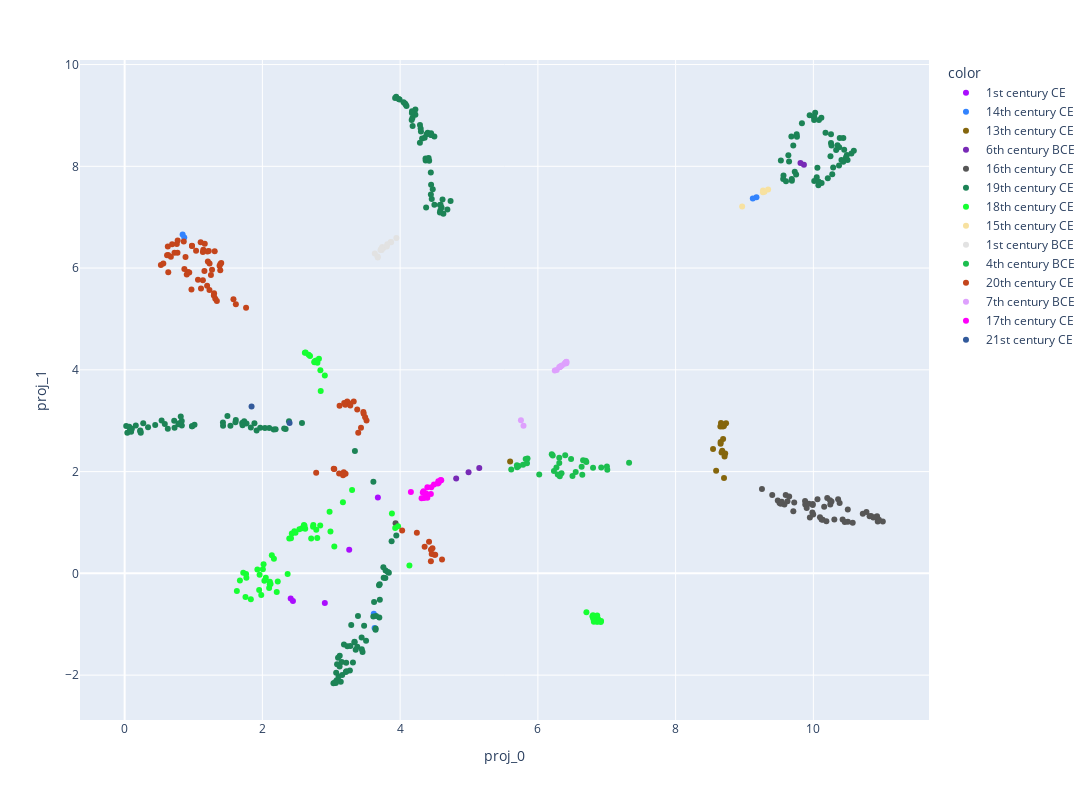

Source (notebook cell):
### Code cell
fig = px.scatter(data_frame = library_newtext,
                 x='proj_0',
                 y='proj_1',
                 width=1200,
                 height=800,
                 color= library_newtext['authorcentury'].astype('category'),
                 color_discrete_sequence=px.colors.qualitative.Alphabet, #Dark24
                 hover_data= ['title']
                 )

fig.show()

### Figure 1 — Plotly figure (JSON) as saved in the notebook; plotly's stock layout.template omitted (floating-point values rounded to 4 significant figures; data arrays with more than 128 entries replaced by an {"elided": "..."} marker saying what was removed)
{"data": [{"customdata": [["Apocolocyntosis"], ["L. Annaeus Seneca on Benefits"], ["Two Tragedies of Seneca: Medea and The Daughters of Troy: Rendered into English Verse"], ["Seneca's Morals of a Happy Life, Benefits, Anger and Clemency"], ["Minor Dialogues, Together With the Dialogue on Clemency"]], "hovertemplate": "color=1st century CE<br>proj_0=%{x}<br>proj_1=%{y}<br>title=%{customdata[0]}<extra></extra>", "legendgroup": "1st century CE", "marker": {"color": "#AA0DFE", "symbol": "circle"}, "mode": "markers", "name": "1st century CE", "orientation": "v", "showlegend": true, "type": "scatter", "x": [3.677, 2.907, 3.261, 2.411, 2.444], "xaxis": "x", "y": [1.491, -0.5801, 0.4644, -0.4935, -0.5432], "yaxis": "y"}, {"customdata": [["La Fiammetta"], ["The Decameron, Volume II"], ["The Decameron of Giovanni Boccaccio"], ["The Decameron, Volume I"], ["The Decameron (Day 1 to Day 5): Containing an hundred pleasant Novels"], ["The Decameron (Day 6 to Day 10): Containing an hundred pleasant Novels"]], "hovertemplate": "color=14th century CE<br>proj_0=%{x}<br>proj_1=%{y}<br>title=%{customdata[0]}<extra></extra>", "legendgroup": "14th century CE", "marker": {"color": "#3283FE", "symbol": "circle"}, "mode": "markers", "name": "14th century CE", "orientation": "v", "showlegend": true, "type": "scatter", "x": [9.174, 3.618, 3.629, 9.121, 0.8419, 0.8657], "xaxis": "x", "y": [7.391, -0.7949, -1.076, 7.366, 6.662, 6.6], "yaxis": "y"}, {"customdata": [["Divine Comedy, Longfellow's Translation, Hell"], ["Divine Comedy, Longfellow's Translation, Purgatory"], ["Divine Comedy, Longfellow's Translation, Paradise"], ["Divine Comedy, Longfellow's Translation, Complete"], ["Divine Comedy, Cary's Translation, Hell"], ["Divine Comedy, Cary's Translation, Purgatory"], ["Divine Comedy, Cary's Translation, Paradise"], ["Divine Comedy, Cary's Translation, Complete"], ["The Banquet (Il Convito)"], ["The Divine Comedy, Volume 1, Hell"], ["The Divine Comedy, Volume 2, Purgatory"], ["The Divine Comedy, Volume 3, Paradise"], ["The New Life (La Vita Nuova)"], ["The Divine Comedy of Dante Alighieri: The Inferno"], ["The Vision of Dante: A story for little children and a talk to their mothers: (Second Edition)"], ["The vision of hell.: By Dante Alighieri.; Translated by Rev. Henry Francis Cary, M.A.; and illustrated with the seventy-five designs of Gustave Doré."], ["The Divine Comedy by Dante, Illustrated, Purgatory, Complete"], ["The Divine Comedy by Dante, Illustrated, Paradise, Complete"], ["The divine comedy"]], "hovertemplate": "color=13th century CE<br>proj_0=%{x}<br>proj_1=%{y}<br>title=%{customdata[0]}<extra></extra>", "legendgroup": "13th century CE", "marker": {"color": "#85660D", "symbol": "circle"}, "mode": "markers", "name": "13th century CE", "orientation": "v", "showlegend": true, "type": "scatter", "x": [8.544, 8.689, 8.653, 8.653, 8.687, 8.703, 8.659, 8.65, 8.588, 8.677, 8.667, 8.72, 8.703, 8.711, 5.597, 8.701, 8.732, 8.687, 8.678], "xaxis": "x", "y": [2.443, 2.642, 2.546, 2.58, 2.887, 2.926, 2.955, 2.888, 2.018, 2.412, 2.373, 2.356, 1.873, 2.298, 2.199, 2.894, 2.952, 2.908, 2.928], "yaxis": "y"}, {"customdata": [["Chinese Literature: Comprising the Analects of Confucius, the Sayings of Mencius, the Shi-King, the Travels of Fâ-Hien, and the Sorrows of Han"], ["The Sayings of Confucius"], ["The Analects of Confucius (from the Chinese Classics)"], ["The Wisdom of Confucius: with Critical and Biographical Sketches"], ["The Sayings of Confucius: A New Translation of the Greater Part of the Confucian Analects"]], "hovertemplate": "color=6th century BCE<br>proj_0=%{x}<br>proj_1=%{y}<br>title=%{customdata[0]}<extra></extra>", "legendgroup": "6th century BCE", "marker": {"color": "#782AB6", "symbol": "circle"}, "mode": "markers", "name": "6th century BCE", "orientation": "v", "showlegend": true, "type": "scatter", "x": [9.863, 4.993, 5.149, 9.813, 4.814], "xaxis": "x", "y": [8.033, 1.989, 2.072, 8.065, 1.864], "yaxis": "y"}, {"customdata": [["The Complete Works of William Shakespeare"], ["Shakespeare's Sonnets"], ["Venus and Adonis"], ["King Richard III"], ["The Tragedy of Titus Andronicus"], ["The Taming of the Shrew"], ["The Tragedy of Romeo and Juliet"], ["As You Like It"], ["The Tragedy of Macbeth"], ["King Richard III"], ["The Taming of the Shrew"], ["Romeo and Juliet"], ["A Midsummer Night's Dream"], ["The Merchant of Venice"], ["King Henry IV, the First Part"], ["Much Ado about Nothing"], ["The Life of King Henry V"], ["Julius Caesar"], ["As You Like It"], ["Hamlet, Prince of Denmark"], ["Twelfth Night; Or, What You Will"], ["All's Well That Ends Well"], ["Othello, the Moor of Venice"], ["The Tragedy of King Lear"], ["Macbeth"], ["Antony and Cleopatra"], ["The Winter's Tale"], ["The Tempest"], ["Sir Thomas More"], ["Romeo and Juliet"], ["Julius Caesar"], ["Hamlet"], ["King Lear"], ["A Midsummer Night's Dream"], ["The Merchant of Venice"], ["Twelfth Night"], ["Henry V"], ["Macbeth"], ["Hamlet"], ["Othello"], ["Shakespeare's First Folio"], ["The Tempest: The Works of William Shakespeare [Cambridge Edition] [9 vols.]"], ["Two Gentlemen of Verona: The Works of William Shakespeare [Cambridge Edition] [9 vols.]"], ["The Merry Wives of Windsor: The Works of William Shakespeare [Cambridge Edition] [9 vols.]"], ["Measure for Measure: The Works of William Shakespeare [Cambridge Edition] [9 vols.]"], ["The Comedy of Errors: The Works of William Shakespeare [Cambridge Edition] [9 vols.]"], ["Hamlet, Prince of Denmark"], ["The New Hudson Shakespeare: Julius Cæsar"], ["Shakespeare's Tragedy of Romeo and Juliet"], ["Flowers from Shakespeare's Garden: A Posy from the Plays"]], "hovertemplate": "color=16th century CE<br>proj_0=%{x}<br>proj_1=%{y}<br>title=%{customdata[0]}<extra></extra>", "legendgroup": "16th century CE", "marker": {"color": "#565656", "symbol": "circle"}, "mode": "markers", "name": "16th century CE", "orientation": "v", "showlegend": true, "type": "scatter", "x": [10.93, 9.882, 9.624, 10.36, 9.722, 10.14, 10.5, 9.903, 10.1, 10.38, 10.19, 10.42, 9.527, 10.25, 10.2, 9.99, 10.12, 9.509, 9.935, 9.949, 10.06, 9.991, 10.24, 10.77, 9.986, 9.709, 10.26, 9.58, 9.403, 10.57, 9.483, 9.997, 10.82, 10.72, 10.84, 10.92, 11.01, 10.3, 10.9, 10.87, 10.95, 9.541, 9.88, 10.5, 10.16, 9.598, 9.649, 9.253, 10.46, 3.934], "xaxis": "x", "y": [1.021, 1.352, 1.418, 1.457, 1.394, 1.056, 1.012, 1.287, 1.102, 1.382, 1.026, 1.059, 1.367, 1.353, 1.483, 1.362, 1.056, 1.383, 1.369, 1.099, 1.458, 1.342, 1.438, 1.206, 1.196, 1.221, 1.412, 1.354, 1.54, 0.9967, 1.434, 1.157, 1.122, 1.174, 1.126, 1.122, 1.021, 1.061, 1.102, 1.096, 1.054, 1.409, 1.422, 1.254, 1.31, 1.541, 1.509, 1.658, 1.008, 0.9858], "yaxis": "y"}, {"customdata": {"elided": "200x1 str values"}, "hovertemplate": "color=19th century CE<br>proj_0=%{x}<br>proj_1=%{y}<br>title=%{customdata[0]}<extra></extra>", "legendgroup": "19th century CE", "marker": {"color": "#1C8356", "symbol": "circle"}, "mode": "markers", "name": "19th century CE", "orientation": "v", "showlegend": true, "type": "scatter", "x": {"elided": "200 float values"}, "xaxis": "x", "y": {"elided": "200 float values"}, "yaxis": "y"}, {"customdata": [["Persuasion"], ["The Life and Adventures of Robinson Crusoe of York, Mariner, Volume 1: With an Account of His Travels Round Three Parts of the Globe,; Written By Himself, in Two Volumes"], ["From London to Land's End: and Two Letters from the \"Journey through England by a Gentleman\""], ["The Life and Most Surprising Adventures of Robinson Crusoe, of York, Mariner (1801)"], ["Love and Freindship [sic]"], ["Northanger Abbey"], ["Memoirs of a Cavalier: A Military Journal of the Wars in Germany, and the Wars in England.; From the Year 1632 to the Year 1648."], ["The Life and Adventures of Robinson Crusoe (1808)"], ["Pride and Prejudice"], ["The History of the Remarkable Life of John Sheppard: Containing a Particular Account of His Many Robberies and Escapes"], ["A Vindication of the Press"], ["Mansfield Park"], ["Military Memoirs of Capt. George Carleton"], ["Memoirs of Major Alexander Ramkins (1718)"], ["The Complete English Tradesman (1839 ed.)"], ["Emma"], ["Sense and Sensibility"], ["The Declaration of Independence of The United States of America"], ["Memoir, Correspondence, and Miscellanies, From the Papers of Thomas Jefferson, Volume 1"], ["Memoir, Correspondence, and Miscellanies, From the Papers of Thomas Jefferson, Volume 2"], ["Memoir, Correspondence, and Miscellanies, From the Papers of Thomas Jefferson, Volume 3"], ["Memoir, Correspondence, and Miscellanies, From the Papers of Thomas Jefferson, Volume 4"], ["History of the Plague in London"], ["The Declaration of Independence of the United States of America"], ["Dickory Cronke: The Dumb Philosopher, or, Great Britain's Wonder"], ["Everybody's Business Is Nobody's Business: Or, Private Abuses, Public Grievances; Exemplified in the Pride, Insolence, and Exorbitant Wages of Our Women, Servants, Footmen, &c."], ["The Writings of Thomas Jefferson: Library Edition - Vol. 6 (of 20)"], ["Sense and Sensibility"], ["Atalantis Major"], ["United States Declaration of Independence"], ["The True-Born Englishman: A Satire"], ["The Fortunate Mistress (Parts 1 and 2): or a History of the Life of Mademoiselle de Beleau Known by the Name of the Lady Roxana"], ["The History of the Devil, As Well Ancient as Modern: In Two Parts"], ["An Appeal to Honour and Justice, Though It Be of His Worst Enemies.: Being A True Account of His Conduct in Public Affairs."], ["An Humble Proposal to the People of England, for the Increase of their Trade, and Encouragement of Their Manufactures: Whether the Present Uncertainty of Affairs Issues in Peace or War"], ["Second Thoughts are Best: Or a Further Improvement of a Late Scheme to Prevent Street Robberies"], ["Augusta Triumphans: Or, the Way to Make London the Most Flourishing City in the Universe"], ["A New Voyage Round the World by a Course Never Sailed Before"], ["A True Relation of the Apparition of one Mrs. Veal: The Next Day after Her Death, to one Mrs. Bargrave, at Canterbury, the 8th of September, 1705; which Apparition Recommends the Perusal of Drelincourt's Book of Consolations against the Fears of Death"], ["Reasons Against the Succession of the House of Hanover: With an Enquiry How Far the Abdication of King James, Supposing It to Be Legal, Ought to Affect the Person of the Pretender"], ["A Seasonable Warning and Caution against the Insinuations of Papists and Jacobites in favour of the Pretender: Being a Letter from an Englishman at the Court of Hanover"], ["An Answer to a Question that Nobody thinks of, viz., But what if the Queen should Die?"], ["The Lay-Man's Sermon upon the Late Storm: Held forth at an Honest Coffee-House-Conventicle"], ["And What if the Pretender should Come?: Or Some Considerations of the Advantages and Real Consequences of the Pretender's Possessing the Crown of Great Britain"], ["The Fortunes and Misfortunes of the Famous Moll Flanders"], ["Pride and Prejudice, a play founded on Jane Austen's novel"], ["A Short Narrative of the Life and Actions of His Grace John, D. of Marlborogh"], ["A Journal of the Plague Year: Being Observations or Memorials of the Most Remarkable Occurrences, as Well Public as Private, Which Happened in London During the Last Great Visitation in 1665. Written by a Citizen Who Continued All the While in London"], ["The King of Pirates: Being an Account of the Famous Enterprises of Captain Avery, the Mock King of Madagascar"], ["A General History of the Pyrates:: from their first rise and settlement in the island of Providence, to the present time"], ["An Essay Upon Projects"], ["The Storm. An Essay."], ["The Letters of Jane Austen: Selected from the compilation of her great nephew, Edward, Lord Bradbourne"], ["The Storm: or, a Collection of the most Remarkable Casualties and Disasters which Happen'd in the Late Dreadful Tempest, both by Sea and Land"], ["Pride and Prejudice"], ["The Writings of Thomas Jefferson, Vol. 1 (of 9): Being His Autobiography, Correspondence, Reports, Messages, Addresses, and Other Writings, Official and Private"], ["The Writings of Thomas Jefferson, Vol. 2 (of 9): Being His Autobiography, Correspondence, Reports, Messages, Addresses, and Other Writings, Official and Private"], ["State of the Union Addresses"], ["The Life and Adventures of Robinson Crusoe"], ["The History and Remarkable Life of the Truly Honourable Colonel Jacque, Commonly Called Colonel Jack"], ["The Writings of Thomas Jefferson, Vol. 3 (of 9): Being His Autobiography, Correspondence, Reports, Messages, Addresses, and Other Writings, Official and Private"], ["The Writings of Thomas Jefferson, Vol. 4 (of 9): Being His Autobiography, Correspondence, Reports, Messages, Addresses, and Other Writings, Official and Private"], ["The Writings of Thomas Jefferson, Vol. 5 (of 9): Being His Autobiography, Correspondence, Reports, Messages, Addresses, and Other Writings, Official and Private"], ["The Friendly Daemon, or the Generous Apparition: Being a True Narrative of a Miraculous Cure, Newly Perform'd Upon That Famous Deaf and Dumb Gentleman, Dr. Duncan Campbel, by a Familiar Spirit That Appear'd to Him in a White Surplice, Like a Cathedral Singing Boy"], ["The Writings of Thomas Jefferson, Vol. 6 (of 9): Being His Autobiography, Correspondence, Reports, Messages, Addresses, and Other Writings, Official and Private"], ["The Writings of Thomas Jefferson, Vol. 7 (of 9): Being His Autobiography, Correspondence, Reports, Messages, Addresses, and Other Writings, Official and Private"], ["The Further Adventures of Robinson Crusoe"], ["The Writings of Thomas Jefferson, Vol. 8 (of 9): Being His Autobiography, Correspondence, Reports, Messages, Addresses, and Other Writings, Official and Private"], ["The Writings of Thomas Jefferson, Vol. 9 (of 9): Being His Autobiography, Correspondence, Reports, Messages, Addresses, and Other Writings, Official and Private"], ["The History of the Pyrates. Vol. II.: Containing the lives of Captain Misson, Captain Bowen, Captain Kidd, Captain Tew, Captain Halsey, Captain White, Captain Condent, Captain Bellamy, Captain Fly, Captain Howard, Captain Lewis, Captain Cornelius, Captain Williams, Captain Burgess, Captain North, and their several crews"], ["The Watsons: By Jane Austen, Concluded by L. Oulton"], ["The Life, Adventures & Piracies of the Famous Captain Singleton"], ["Robinson Crusoe, Told to the Children by John Lang"], ["The Consolidator; or, Memoirs of Sundry Transactions from the World in the Moon"], ["Lady Susan"], ["Tour through the Eastern Counties of England, 1722"]], "hovertemplate": "color=18th century CE<br>proj_0=%{x}<br>proj_1=%{y}<br>title=%{customdata[0]}<extra></extra>", "legendgroup": "18th century CE", "marker": {"color": "#16FF32", "symbol": "circle"}, "mode": "markers", "name": "18th century CE", "orientation": "v", "showlegend": true, "type": "scatter", "x": [2.755, 1.674, 2.367, 1.832, 2.775, 2.821, 2.049, 1.629, 2.617, 2.622, 2.427, 2.776, 1.959, 2.137, 2.208, 2.755, 2.672, 3.929, 6.918, 6.856, 6.792, 6.869, 1.722, 3.97, 3.044, 2.988, 6.872, 2.627, 2.464, 3.881, 2.708, 2.223, 2.39, 2.415, 2.481, 2.839, 2.797, 1.953, 3.169, 2.603, 2.976, 2.575, 2.736, 2.74, 1.984, 2.847, 2.782, 1.763, 2.167, 2.007, 2.109, 3.302, 2.799, 2.107, 2.692, 6.859, 6.865, 4.135, 1.767, 2.098, 6.861, 6.878, 6.802, 2.537, 6.8, 6.813, 1.755, 6.705, 6.912, 2.029, 2.842, 2.119, 2.612, 1.928, 2.906, 2.017], "xaxis": "x", "y": [4.15, -0.1391, -0.01142, -0.5066, 4.18, 4.22, -0.08618, -0.3485, 4.337, 0.879, 0.7839, 4.178, -0.02691, 0.3579, -0.3687, 4.161, 4.297, 0.893, -0.938, -0.9478, -0.8421, -0.9068, 0.01067, 0.9253, 0.5277, 0.8212, -0.8903, 4.339, 0.8294, 1.175, 0.6876, -0.16, 0.6875, 0.6892, 0.7977, 0.9388, 0.6927, -0.3282, 1.396, 0.9484, 1.21, 0.8858, 0.9175, 0.9487, -0.4265, 3.583, 0.8585, -0.01426, 0.2851, 0.0807, -0.1672, 1.637, 4.14, -0.2149, 4.274, -0.9082, -0.9529, 0.1538, -0.08495, -0.2892, -0.8271, -0.9274, -0.8871, 0.8659, -0.822, -0.9495, -0.467, -0.7627, -0.9554, -0.1469, 3.991, -0.2077, 0.9364, 0.07607, 3.887, 0.1775], "yaxis": "y"}, {"customdata": [["Discourses on the First Decade of Titus Livius"], ["The Prince"], ["Machiavelli, Volume I"], ["History of Florence and of the Affairs of Italy: From the Earliest Times to the Death of Lorenzo the Magnificent"], ["The Prince"]], "hovertemplate": "color=15th century CE<br>proj_0=%{x}<br>proj_1=%{y}<br>title=%{customdata[0]}<extra></extra>", "legendgroup": "15th century CE", "marker": {"color": "#F7E1A0", "symbol": "circle"}, "mode": "markers", "name": "15th century CE", "orientation": "v", "showlegend": true, "type": "scatter", "x": [9.29, 9.343, 8.966, 9.269, 9.268], "xaxis": "x", "y": [7.5, 7.544, 7.21, 7.523, 7.491], "yaxis": "y"}, {"customdata": [["The Orations of Marcus Tullius Cicero, Volume 4"], ["Cato Maior de Senectute with Introduction and Notes"], ["Academica"], ["Cicero's Tusculan Disputations: Also, Treatises On The Nature Of The Gods, And On The Commonwealth"], ["The Letters of Cicero, Volume 1: The Whole Extant Correspodence in Chronological Order"], ["Treatises on Friendship and Old Age"], ["Letters of Marcus Tullius Cicero"], ["The Academic Questions, Treatise De Finibus, and Tusculan Disputations, of M.T. Cicero, With a Sketch of the Greek Philosophers Mentioned by Cicero"], ["Speeches against Catilina"], ["De Officiis"], ["Cicero: Letters to Atticus, Vol. 2 of 3"], ["Cicero: Letters to Atticus, Vol. 3 of 3"], ["The republic of Cicero: Translated from the Latin; and Accompanied With a Critical and Historical Introduction."], ["Cicero: Letters to Atticus, Vol. 1 of 3"]], "hovertemplate": "color=1st century BCE<br>proj_0=%{x}<br>proj_1=%{y}<br>title=%{customdata[0]}<extra></extra>", "legendgroup": "1st century BCE", "marker": {"color": "#E2E2E2", "symbol": "circle"}, "mode": "markers", "name": "1st century BCE", "orientation": "v", "showlegend": true, "type": "scatter", "x": [3.675, 3.869, 3.863, 3.715, 3.726, 3.672, 3.632, 3.731, 3.946, 3.814, 3.756, 3.74, 3.807, 3.731], "xaxis": "x", "y": [6.209, 6.51, 6.512, 6.353, 6.371, 6.227, 6.284, 6.354, 6.591, 6.466, 6.394, 6.412, 6.423, 6.386], "yaxis": "y"}, {"customdata": [["Apology, Crito, and Phaedo of Socrates"], ["The Republic"], ["The Republic"], ["Critias"], ["Timaeus"], ["Lysis"], ["Charmides"], ["Laches"], ["Protagoras"], ["Euthydemus"], ["Symposium"], ["Cratylus"], ["Ion"], ["Phaedrus"], ["Euthyphro"], ["Meno"], ["Apology"], ["Crito"], ["Phaedo"], ["Gorgias"], ["Lesser Hippias"], ["Alcibiades I"], ["Alcibiades II"], ["Eryxias"], ["Menexenus"], ["Parmenides"], ["Theaetetus"], ["Sophist"], ["Statesman"], ["Philebus"], ["Laws"], ["The Republic of Plato"]], "hovertemplate": "color=4th century BCE<br>proj_0=%{x}<br>proj_1=%{y}<br>title=%{customdata[0]}<extra></extra>", "legendgroup": "4th century BCE", "marker": {"color": "#1CBE4F", "symbol": "circle"}, "mode": "markers", "name": "4th century BCE", "orientation": "v", "showlegend": true, "type": "scatter", "x": [6.635, 7.008, 7.002, 6.233, 6.801, 6.202, 6.656, 5.785, 6.482, 6.216, 6.397, 6.31, 5.696, 6.645, 5.613, 6.02, 6.343, 5.842, 6.704, 6.318, 5.72, 5.699, 5.85, 5.823, 6.311, 6.694, 6.502, 6.27, 6.288, 6.549, 7.324, 6.92], "xaxis": "x", "y": [2.097, 2.036, 2.1, 2.012, 2.077, 2.341, 2.225, 2.135, 2.248, 2.316, 2.323, 2.273, 2.126, 1.937, 2.041, 1.943, 1.969, 2.165, 2.19, 1.908, 2.108, 2.085, 2.255, 2.245, 2.168, 2.211, 1.916, 2.081, 1.943, 1.994, 2.172, 2.082], "yaxis": "y"}, {"customdata": [["London to Ladysmith via Pretoria"], ["Liberalism and the Social Problem"], ["Crome Yellow"], ["The Defeat of Youth, and Other Poems"], ["Beyond Lies the Wub"], ["Beyond the Door"], ["The Crystal Crypt"], ["The Defenders"], ["The Gun"], ["The Skull"], ["Writings in the United Amateur, 1915-1922"], ["The Shunned House"], ["The Eyes Have It"], ["Second Variety"], ["The Variable Man"], ["Mr. Spaceship"], ["Piper in the Woods"], ["The Dwelling Place of Light — Volume 1"], ["The Dwelling Place of Light — Complete"], ["Mr. Crewe's Career — Volume 1"], ["Mr. Crewe's Career — Volume 3"], ["Mr. Crewe's Career — Complete"], ["A Far Country — Volume 2"], ["A Far Country — Volume 3"], ["A Far Country — Complete"], ["Coniston — Volume 01"], ["Coniston — Volume 02"], ["Coniston — Volume 03"], ["Coniston — Volume 04"], ["Coniston — Complete"], ["The Crossing"], ["Mortal Coils"], ["Tony and the Beetles"], ["Ian Hamilton's March"], ["The Hanging Stranger"], ["Lord Randolph Churchill"], ["My African Journey"], ["The Burning Wheel"], ["The River War: An Account of the Reconquest of the Sudan"], ["Leda"], ["The Dunwich Horror"], ["Savrola: A Tale of the Revolution in Laurania"], ["The Inside of the Cup — Volume 01"], ["The Inside of the Cup — Volume 02"], ["The Inside of the Cup — Volume 03"], ["The Inside of the Cup — Volume 04"], ["The Inside of the Cup — Volume 07"], ["The Inside of the Cup — Complete"], ["Richard Carvel — Volume 02"], ["Richard Carvel — Volume 07"], ["Richard Carvel — Complete"], ["A Modern Chronicle — Volume 01"], ["A Modern Chronicle — Volume 02"], ["A Modern Chronicle — Complete"], ["The Celebrity, Volume 01"], ["The Celebrity, Volume 04"], ["The Celebrity, Complete"], ["The Crisis — Volume 01"], ["The Crisis — Volume 02"], ["The Crisis — Volume 03"], ["The Crisis — Volume 04"], ["The Crisis — Volume 05"], ["The Crisis — Volume 06"], ["The Crisis — Volume 07"], ["The Crisis — Volume 08"], ["The Crisis — Complete"], ["Dr. Jonathan"], ["A Traveller in War-Time"], ["An essay on the American contribution and the democratic idea"], ["Limbo"], ["The World Crisis, Volume 1 (of 6)"], ["Antic Hay"], ["On the Margin: Notes and Essays"], ["Jonah: Christmas 1917"], ["Little Mexican & Other Stories"], ["Selected Poems"], ["Mr. Keegan's Elopement"], ["The colour out of space"], ["The call of Cthulhu"], ["He"], ["The festival"], ["Prize ship"], ["The lurking fear"]], "hovertemplate": "color=20th century CE<br>proj_0=%{x}<br>proj_1=%{y}<br>title=%{customdata[0]}<extra></extra>", "legendgroup": "20th century CE", "marker": {"color": "#C4451C", "symbol": "circle"}, "mode": "markers", "name": "20th century CE", "orientation": "v", "showlegend": true, "type": "scatter", "x": [1.108, 1.298, 4.42, 4.498, 3.512, 3.432, 3.204, 3.326, 3.471, 3.256, 2.781, 3.044, 3.392, 3.121, 3.232, 3.377, 3.276, 0.7576, 0.8581, 0.6895, 0.7698, 0.6267, 0.6335, 0.5264, 0.5612, 0.7237, 0.7671, 0.6316, 0.6711, 0.6163, 0.9702, 4.469, 3.492, 1.403, 3.466, 1.339, 1.316, 4.243, 1.296, 4.356, 3.114, 1.136, 1.142, 1.163, 1.136, 1.222, 1.308, 1.104, 0.9781, 1.037, 0.9774, 1.253, 1.269, 1.158, 1.389, 1.378, 1.39, 1.203, 1.233, 0.9188, 0.9381, 0.8839, 0.9018, 1.208, 1.197, 0.8674, 1.763, 1.231, 1.58, 4.509, 1.065, 4.458, 4.608, 4.029, 4.447, 4.448, 1.615, 3.182, 3.036, 3.171, 3.208, 3.188, 3.19], "xaxis": "x", "y": [5.599, 5.507, 0.6209, 0.368, 3.006, 2.863, 3.312, 3.38, 3.139, 3.345, 1.979, 2.05, 2.762, 3.295, 3.377, 3.22, 3.298, 6.475, 6.524, 6.471, 6.543, 6.423, 5.917, 6.059, 6.089, 6.3, 6.303, 6.258, 6.224, 6.254, 5.577, 0.4921, 3.066, 6.101, 3.169, 5.353, 5.398, 0.7979, 5.463, 0.5237, 1.96, 5.76, 6.36, 6.476, 6.318, 6.335, 6.331, 6.509, 6.435, 6.342, 6.439, 5.866, 5.969, 5.941, 5.959, 6.047, 6.078, 6.327, 6.09, 5.924, 5.911, 6.216, 5.873, 6.129, 5.654, 5.984, 5.222, 5.57, 5.386, 0.3677, 5.769, 0.3809, 0.2722, 0.8439, 0.2401, 0.4626, 5.287, 1.989, 2.056, 1.93, 1.959, 3.35, 1.959], "yaxis": "y"}, {"customdata": [["The Iliad of Homer: Translated into English Blank Verse by William Cowper"], ["The Odyssey: Rendered into English prose for the use of those who cannot read the original"], ["The Odyssey of Homer"], ["The Iliad"], ["The Iliad"], ["The Odyssey of Homer"], ["Odysseus, the Hero of Ithaca: Adapted from the Third Book of the Primary Schools of Athens, Greece"], ["The Iliad"], ["The Odyssey"], ["The Adventures of Ulysses the Wanderer"], ["The Odysseys of Homer, together with the shorter poems"], ["The Iliads of Homer: Translated according to the Greek"], ["The Iliad"], ["The Iliad"]], "hovertemplate": "color=7th century BCE<br>proj_0=%{x}<br>proj_1=%{y}<br>title=%{customdata[0]}<extra></extra>", "legendgroup": "7th century BCE", "marker": {"color": "#DEA0FD", "symbol": "circle"}, "mode": "markers", "name": "7th century BCE", "orientation": "v", "showlegend": true, "type": "scatter", "x": [6.412, 6.245, 6.273, 6.414, 6.4, 6.32, 5.754, 6.387, 6.349, 5.791, 6.309, 6.323, 6.415, 6.33], "xaxis": "x", "y": [4.156, 3.986, 3.998, 4.129, 4.139, 4.056, 3.011, 4.122, 4.085, 2.903, 4.052, 4.06, 4.158, 4.068], "yaxis": "y"}, {"customdata": [["Tartuffe; Or, The Hypocrite"], ["Amphitryon"], ["The Flying Doctor: (Le Médecin Volant)"], ["The Jealousy of le Barbouillé: (La Jalousie du Barbouillé)"], ["Tartuffe; Or, The Hypocrite"], ["The Middle-Class Gentleman"], ["The Pretentious Young Ladies"], ["The Blunderer"], ["The Love-Tiff"], ["The Bores: A Comedy in Three Acts"], ["Sganarelle, or, the Self-Deceived Husband"], ["Don Garcia of Navarre; Or, the Jealous Prince. A Heroic Comedy in Five Acts."], ["The School for Husbands"], ["The Miser"], ["Monsieur De Pourceaugnac"], ["The Magnificent Lovers (Les Amants magnifiques)"], ["The Shopkeeper Turned Gentleman"], ["The Imaginary Invalid"]], "hovertemplate": "color=17th century CE<br>proj_0=%{x}<br>proj_1=%{y}<br>title=%{customdata[0]}<extra></extra>", "legendgroup": "17th century CE", "marker": {"color": "#FE00FA", "symbol": "circle"}, "mode": "markers", "name": "17th century CE", "orientation": "v", "showlegend": true, "type": "scatter", "x": [4.548, 4.373, 4.156, 4.329, 4.446, 4.34, 4.38, 4.554, 4.597, 4.562, 4.492, 4.589, 4.396, 4.396, 4.312, 4.346, 4.452, 4.377], "xaxis": "x", "y": [1.767, 1.533, 1.6, 1.588, 1.562, 1.612, 1.554, 1.811, 1.828, 1.787, 1.748, 1.837, 1.692, 1.488, 1.477, 1.484, 1.691, 1.567], "yaxis": "y"}, {"customdata": [["Lambda"], ["Deathway"]], "hovertemplate": "color=21st century CE<br>proj_0=%{x}<br>proj_1=%{y}<br>title=%{customdata[0]}<extra></extra>", "legendgroup": "21st century CE", "marker": {"color": "#325A9B", "symbol": "circle"}, "mode": "markers", "name": "21st century CE", "orientation": "v", "showlegend": true, "type": "scatter", "x": [1.843, 2.395], "xaxis": "x", "y": [3.281, 2.955], "yaxis": "y"}], "layout": {"height": 800, "legend": {"title": {"text": "color"}, "tracegroupgap": 0}, "margin": {"t": 60}, "width": 1200, "xaxis": {"anchor": "y", "domain": [0, 1], "title": {"text": "proj_0"}}, "yaxis": {"anchor": "x", "domain": [0, 1], "title": {"text": "proj_1"}}}}
